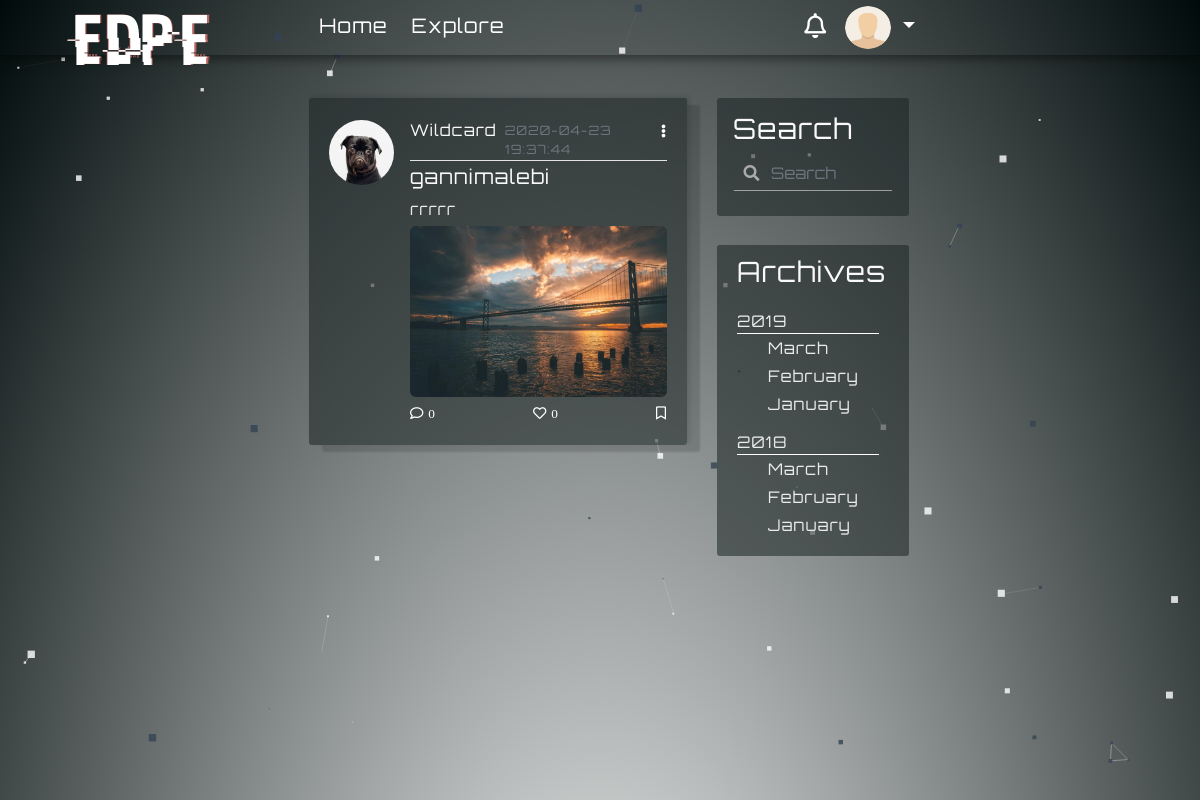
The app's page /post/1 (signed in) with its own data.
### myBlogApp/models.py (models this page shows, shortened)
class User(UserMixin, db.Model):
    id = db.Column(db.Integer, primary_key=True)
    username = db.Column(db.String(64), index=True, unique=True)
    email = db.Column(db.String(120), index=True, unique=True)
    image_file = db.Column(db.String(200), default='default.png')
    password_hash = db.Column(db.String(128))
    about_me = db.Column(db.String(140))
    last_seen = db.Column(db.DateTime, default=datetime.utcnow())
    posts = db.relationship('Post', backref='author', foreign_keys='Post.user_id', lazy=True)
    comments = db.relationship('Comment', backref='c_author', foreign_keys='Comment.author_id', lazy='dynamic')
    followed = db.relationship(
        'User', secondary=followers,
        primaryjoin=(followers.c.follower_id == id),
        secondaryjoin=(followers.c.followed_id == id),
        backref=db.backref('followers', lazy='dynamic'), lazy='dynamic')
    liked = db.relationship('Like_Post', foreign_keys='Like_Post.liked_user_id', backref='liked_author', lazy='dynamic')
    message_sent = db.relationship('Message', foreign_keys='Message.sender_id', backref='author', lazy='dynamic')
    message_received = db.relationship('Message', foreign_keys='Message.recipient_id', backref='recipient', lazy='dynamic')
    last_message_read_time = db.Column(db.DateTime)
    notifications = db.relationship('Notification', foreign_keys='Notification.notification_user_id',
                                    backref='notification_user', lazy='dynamic')
    def new_messages(self):
        last_read_time = self.last_message_read_time or datetime(1900, 1, 1)
        return Message.query.filter_by(recipient=self).filter(Message.timestamp > last_read_time).count()
    def has_liked_post(self, post):
        return Like_Post.query.filter(
            Like_Post.liked_user_id == self.id,
            Like_Post.liked_post_id == post.id).count() > 0

class SearchableMixin(object):
    @classmethod
    def before_commit(cls, session):
        session._changes = {
            'add': list(session.new),
            'update': list(session.dirty),
            'delete': list(session.deleted)
        }
    @classmethod
    def after_commit(cls, session):
        for obj in session._changes['add']:
            if isinstance(obj, SearchableMixin):
                add_to_index(obj.__tablename__, obj)
        for obj in session._changes['update']:
            if isinstance(obj, SearchableMixin):
                add_to_index(obj.__tablename__, obj)
        for obj in session._changes['delete']:
            if isinstance(obj, SearchableMixin):
                remove_from_index(obj.__tablename__, obj)
        session._changes = None

class Post(SearchableMixin, db.Model):
    __searchable__ = ['body']
    id = db.Column(db.Integer, primary_key=True)
    title = db.Column(db.String(100))
    body = db.Column(db.String(140))
    post_picture = db.Column(db.String(200))
    timestamp = db.Column(db.DateTime, index=True, default=datetime.utcnow)
    user_id = db.Column(db.Integer, db.ForeignKey('user.id'))
    comment = db.relationship('Comment', backref='post', foreign_keys='Comment.post_id', lazy='dynamic')
    comment_num = db.Column(db.Integer, default=0)
    likes = db.relationship('Like_Post', backref='l_post', lazy='dynamic')

### myBlogApp/routes.py (the view)
@app.route('/post/<int:post_id>', methods=['GET', 'POST'])
def post(post_id):
    post = Post.query.get_or_404(post_id)
    comments = Comment.query.filter_by(post_id=post.id).order_by(Comment.path, Comment.timestamp.desc())
    post.comment_num = comments.count()
    db.session.commit()
    return render_template('post_itself.html', title="Post", post=post, comments=comments)

### myBlogApp/form.py
class SearchForm(FlaskForm):
    q = StringField('Search', validators=[DataRequired()])
    def __init__(self, *args, **kwargs):
        if 'formdata' not in kwargs:
            kwargs['formdata'] = request.args
        if 'csrf_enabled' not in kwargs:
            kwargs['csrf_enabled'] = False
        super(SearchForm, self).__init__(*args, **kwargs)

### myBlogApp/models.py (called while the page is built)
@login.user_loader
def load_user(id):
    return User.query.get(int(id))

### myBlogApp/routes.py (called while the page is built)
@app.before_request
def before_request():
    if current_user.is_authenticated:
        current_user.last_seen = datetime.utcnow()
        db.session.commit()
        g.search_form = SearchForm()

### myBlogApp/search.py (called while the page is built)
def add_to_index(index, model):
    if not current_app.elasticsearch:
        return
    payload = {}
    for field in model.__searchable__:
        payload[field] = getattr(model, field)
    current_app.elasticsearch.index(index=index, id=model.id, body=payload)

### myBlogApp/templates/post_itself.html (shortened to what this page needs)
{% extends 'base.html' %}
{% block content %}
    <article class="media content-section box-s-control post-display">
      <img class="rounded-circle article-img" src="{{ url_for('static', filename = 'profile/' + post.author.image_file) }}">
      <div class="media-body">
        <div class="article-metadata space-control" >
            <a class="mr-2" href="{{ url_for('user_posts', username=post.author.username) }}">{{ post.author.username }}</a>
            <small class="text-muted small-margin-control">{{ post.timestamp.strftime('%Y-%m-%d %T') }}</small>
            <div class="dropdown">
                 <a class="comment-color dropdown-toggle toggle-remove", id="navbarDropdownMenuLink2" data-toggle="dropdown" aria-haspopup="true" aria-expanded="false" href="#"><i class="fas fa-ellipsis-v"></i></a>
            </div>
        </div>
         <h5 class="article-title">{{ post.title }}</h5>
         <p class="article-content">{{ post.body }}</p>
        {% if post.post_picture %}
            <img class="post-pic-margin immune-click post-pic" src=" {{ url_for('static', filename = 'post_pictures/' + post.post_picture) }}" alt="profile image">
        {% endif %}
        <div class="article-metadata pm-control " style="display: flex; justify-content: space-between">
            <a class="comment-color" id="addComments" data-toggle="modal" data-target="#layoutforcomment"  href="{{ url_for('addComments', post_id= post.id) }}"><i class="far fa-comment i-margin-control">{{ post.comment_num }}</i></a>
            {% if current_user.has_liked_post(post)%}
                <a class="comment-color like-link-home hide-for-like " id="l_l" rel="{{ url_for('like', post_id = post.id) }}" href="javascript:"><i class="far fa-heart i-margin-control i-unlike">{{post.likes.count()}}</i></a>
                <a class="comment-color unlike-link-home" id="ul_l" rel="{{ url_for('unlike', post_id = post.id) }}" href="javascript:"><i class="fas fa-heart i-margin-control i-color-change i-like">{{post.likes.count()}}</i></a>
            {% else %}
                <a class="comment-color like-link-home " id="l_l" rel="{{ url_for('like', post_id = post.id) }}" href="javascript:"><i class="far fa-heart i-margin-control i-like">{{post.likes.count()}}</i></a>
            {% endif %}
            <a class="comment-color" href="#"><i class="far fa-bookmark"></i></a>
        </div>
      </div>
     </article>
{% endblock content %}

### myBlogApp/templates/navbar.html (shortened to what this page needs)
<nav class="navbar fixed-top navbar-expand-lg scrolling-navbar font-control">
    <div class="collapse navbar-collapse" id="navbarSupportedContent">
      <a class="navbar-brand nav-margin-control logo-style" href="{{ url_for('home') }}"><div class="logo-font glitch-effect" data-text="EDPE">edpe</div> </a>
      <ul class="navbar-nav mr-auto">
        <li class="nav-item active">
          <a class=" hover-control link-control padding-control" id="homeLink" href={{ url_for("home")}}>Home</a>
        </li>
        <li class="nav-item">
          <a class=" hover-control link-control padding-control" id="exploreLink" href={{ url_for("explore")}}>Explore</a>
        </li>
      </ul>
      {% if current_user.is_anonymous %}
          <a class="btn btn-outline-white btn-outline login-button-margin-control js-anchor1"  data-toggle="modal" data-backdrop="false" data-target="#modalForLogin" href="{{ url_for('login')}}">login</a>
      {% else %}
        <a href='{{url_for('messages')}}' class="notification">
          <i class="far fa-bell bell-size"></i>
                            {% set new_messages = current_user.new_messages() %}
        </a>
      {% endif %}
        <div>
        {% if current_user.is_anonymous %}
            <a class="btn btn-outline-white btn-outline signup-button-margin-control js-anchor2"  data-toggle="modal" data-target="#exampleModalCenter1"  data-backdrop="false" href="{{ url_for('register')}}">Sign Up</a>
        {% else %}
            <ul class="navbar-nav" id="nav">
                <li class="nav-item dropdown">
                    <a class="nav-link dropdown-toggle" href="#" id="navbarDropdownMenuLink1" role="button" data-toggle="dropdown" aria-haspopup="true" aria-expanded="false" >
                      {% if current_user.is_anonymous %}
                        <img class="rounded-circle avatar" src="{{  url_for('static', filename='profile/default.png' )}}">
                        {% else %}
                       <img class="rounded-circle avatar" src="{{  url_for('static', filename='profile/' + current_user.image_file)}}">
                        {% endif %}
                    </a>
                </li>
             </ul>
        {% endif %}
        </div>
    </div>
</nav>

### myBlogApp/static/temp212.css (style rules this page uses)
:root { --input-padding-x: 1.5rem; --input-padding-y: 0.75rem; }
a { color: #f9f9f9; }
html { overflow: auto; height: 100%; }
p { margin-bottom: 0; }
.form-control-change { background-image: linear-gradient(0deg, #fdca47 2px,rgba(0,150,136,0) 0),linear-gradient(0deg, #ffffff8c 1px,transparent 0); }
.form-control-change { background-repeat: no-repeat; background-position-x: center, 50%; background-position-y: bottom, calc(100% - 1px); background-size: 0 100%,100% 100%; border: 0; transition: background 0s ease-out; padding-left: 0; padding-right: 0; }
.form-control { color: #FFFFFF8c; }
.logo-font { font-family: hackedregular, sans-serif; font-size: 6vw; }
.glitch-effect::before,.glitch-effect::after { content: attr(data-text); position: absolute; top: 0; left: 0; width: 100%; height: 100%; z-index: -1; }
.glitch-effect::before { color: #333333; animation: glitch-effect 3s infinite; }
.glitch-effect::after { color: #b96760; animation: glitch-effect 2s infinite; }

### myBlogApp/static/nav82.css (style rules this page uses)
.navbar { background: transparent; box-shadow: 0 2px 11px 1px rgba(0,0,0,0.5); padding: 6px 20px; }
.link-control { position: relative; text-decoration: none }
.padding-control { bottom: 2px; padding-bottom: 8px; padding-right: 2px; padding-left: 2px; margin-right: 20px; color: #fff; }
.link-control:before { content: ""; position: absolute; width: 100%; height: 8px; bottom: -8px; left: 0; background-color: #ce324c ; visibility: hidden; -webkit-transform: scaleX(0); transform: scaleX(0); -webkit-transition: all 0.3s ease-in-out 0s; transition: all 0.3s ease-in-out 0s; }
.font-control { font-size: 20px; }
.nav-link { color: white; padding-top: 0; padding-bottom: 0; }
.navbar-brand { color: white; }
.avatar { height: 43px; width: 46px; }
.nav-margin-control { font-size: 25px!important; margin: 0 1rem auto 0; padding-top: 0!important; }
@media (min-width: 992px) { .navbar-expand-lg .navbar-collapse { margin: 0 auto; max-width: 53%; padding-left: 20px; } }
.toggle-remove:after { content: none!important; }
.logo-style { position: absolute; z-index: 10000; left: 6%; top: -20%; }
.notification { color: white; text-decoration: none; padding: 0 10px; position: relative; display: inline-block; border-radius: 2px; }
.bell-size { font-size: 25px; }

### myBlogApp/static/account208.css (style rules this page uses)
body { letter-spacing: 1px; font-family: "orbitronregular", sans-serif; background: radial-gradient(ellipse at center, #ffffff 0%, rgb(0, 10, 10) 100%); color: #e9eaea; margin-top: 4.5rem; padding-right: 0 !important; background-size: 100% 300%; }
nav { padding-right: 0 !important; }
h1, h2, h3, h4, h5, h6 { color: #f9f9f9; }
.content-section { background: #1b24248c; padding: 20px 20px 10px 10px; border-radius: 3px; margin-bottom: 30px; }
.article-content { white-space: pre-line; word-break: break-word; font-family: "orbitronregular", sans-serif; }
.article-img { height: 65px; width: 65px; margin-right: 16px; margin-top: 2px; }
.article-metadata { padding-bottom: 1px; margin-bottom: 4px; border-bottom: 1px solid #e3e3e3 }
.form-control-change { line-height: 1.5; }
.form-control-change { background-image: linear-gradient(0deg,rgb(255, 193, 7) 2px,rgba(0,150,136,0) 0),linear-gradient(0deg,rgba(255, 255, 255, 0.51) 1px,transparent 0); }
.form-control-change { background-repeat: no-repeat; background-position-x: center, 50%; background-position-y: bottom, calc(100% - 1px); background-size: 0 100%,100% 100%; border: 0; transition: background 0s ease-out; padding-left: 0; padding-right: 0; }
.i-margin-control:before { margin-right: 4px; }
.pm-control { border-bottom-width: 0!important; margin-bottom: 0!important; margin-top: 7px!important; }
.comment-color { color: #ffffff; font-size: smaller; }
.box-s-control { box-shadow: 13px 7px 2px 0 rgba(0, 0, 0, 0.14), -1px 0 1px -2px rgba(0, 0, 0, 0.2), 3px -2px 5px 0 rgba(0, 0, 0, 0.12); padding: 20px 20px; }
.space-control { display: flex; justify-content: space-between; }
.small-margin-control { margin-top: 2.5px; flex: 1; color: #bbbbbb; }
.post-pic-margin { border-radius: 6px; margin-top: 5px; max-width: 100%; max-height: 100%; }
.search-form { background-color:transparent; background-image: linear-gradient(0deg,#ce324c 2px,rgba(137, 197, 192, 0) 0),linear-gradient(0deg,rgba(255, 255, 255, 0.51) 1px,transparent 0); }

### myBlogApp/static/search3.css (style rules this page uses)
.has-search .form-control { padding-left: 2.375rem; padding-right:10px; background-color: transparent; }

### records on screen
User: image_file (placeholder picture)
User: image_file (picture), author.username "Wildcard"
Post: timestamp "2020-04-23 19:37:44", title "gannimalebi", body "rrrrr", post_picture (picture), comment_num "0"

### other values on screen
{{ post.likes.count() }} "0"
